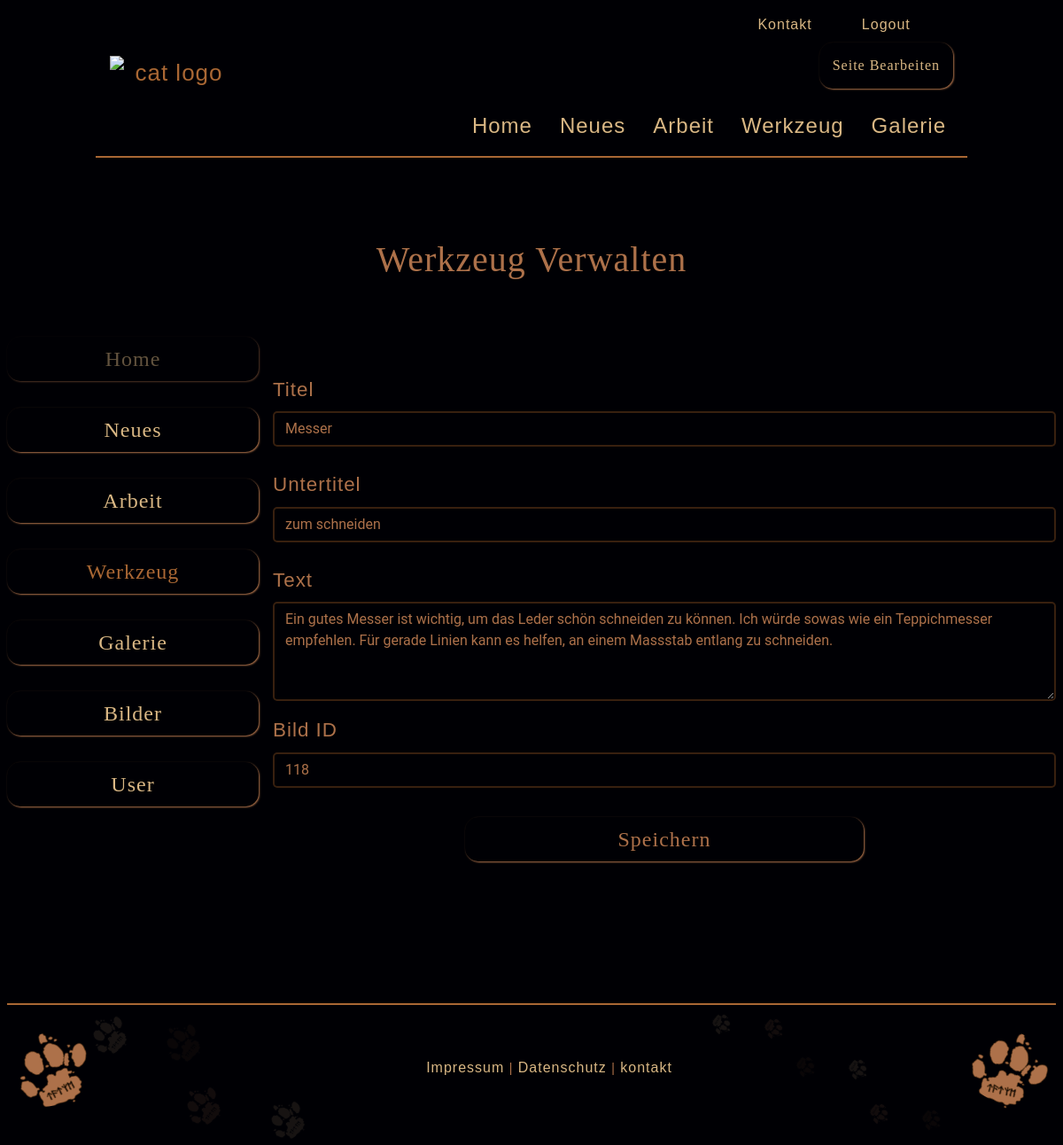
Page /index.php?p=admin&module=tools&action=edit&id=16 (signed in) on the committed database.
### tables this page shows
CREATE TABLE `tools` (
  `id` int(11) NOT NULL,
  `title` varchar(50) NOT NULL,
  `subtitle` varchar(50) NOT NULL,
  `text` varchar(350) NOT NULL,
  `image_id` int(150) NOT NULL DEFAULT 2
);

### web/index.php (called while the page is built, shortened)
<?php
require 'templates/layout.php';

### web/models/tools.php (called while the page is built, shortened)
<?php
function getToolItemById($id){
    global $db_connection;
    try{
        $stmt = $db_connection->prepare("SELECT * FROM tools WHERE id = ?");
        $stmt->bind_param("i", $_id);
        $stmt->execute();
        $result = $stmt->get_result();
        return $result->fetch_assoc();
    }catch(Exception $e){
        return false;
    }
}

### web/controllers/admin/tools.php (called while the page is built, shortened)
<?php
$available_actions = [
    'list',
    'new',
    'create',
    'edit',
    'update',
    'delete'
];
if (isset($_REQUEST['action']) && in_array($_REQUEST['action'], $available_actions)) {
    $action = $_REQUEST['action'];
} else {
}
if (isset($action)){
    switch ($action) {
        case 'edit':
            $pageElement = showUpdateForm($_REQUEST['id']);
            break;
    }
}
function showUpdateForm($id, $errors = [], $values = [])
{
    include('models/tools.php');
    $item = getToolItemById($id);
    return [
        'page' => 'templates/admin/forms/tools.php',
        'action' => 'index.php?p=admin&module=tools&action=update',
        'values' => $values != [] ? $values : $item,
        'errors' => $errors
    ];
}

### web/templates/admin/forms/tools.php (the view, shortened to what this page needs)
<form action="<?php print $pageElement['action'] ?>" method="POST">
    <div class="row">
        <div class="col col-form-label">
            <label class="font_wind" for="title">Titel</label>
            <input
                name="title"
                id="title"
                class="font_not_wind form-control  <?php if(array_key_exists('title', $pageElement['errors'])){ ?> has_error <?php } ?>"
                type="text"
                maxlength="20"
                placeholder="Titel"
                value="<?php print $pageElement['values']['title'] ?? '' ?>">
        </div>
    </div>
    <div class="row">
        <div class="col col-form-label">
            <label class="font_wind" for="subtitle">Untertitel</label>
            <input
                name="subtitle"
                id="subtitle"
                class="font_not_wind form-control  <?php if(array_key_exists('subtitle', $pageElement['errors'])){ ?> has_error <?php } ?>"
                type="text"
                maxlength="20"
                placeholder="Untertitel"
                value="<?php print $pageElement['values']['subtitle'] ?? '' ?>">
        </div>
    </div>
    <div class="row">
        <div class="col col-form-label">
            <label class="font_wind" for="text">Text</label>
            <textarea
                class="font_not_wind form-control  <?php if(array_key_exists('text', $pageElement['errors'])){ ?> has_error <?php } ?>"
                id="text"
                rows="4"
                cols="50"
                type="text"
                maxlength="500"
                name="text"
                placeholder="Text"><?php print $pageElement['values']['text'] ?? '' ?></textarea>
        </div>
    </div>
    <div class="row">
        <div class="col col-form-label">
            <label class="font_wind" for="imgid">Bild ID</label>
            <input
                name="image_id"
                id="imgid"
                class="font_not_wind form-control  <?php if(array_key_exists('image_id', $pageElement['errors'])){ ?> has_error <?php } ?>"
                type="number"
                maxlength="150"
                placeholder="Zahl"
                value="<?php print $pageElement['values']['image_id'] ?? '' ?>">
        </div>
    </div>
    <div class="row justify-content-center">
        <button class="btn_1 btn btn_send">Speichern</button>
    </div>
</form>

### rows in the picture
tools: title "Messer", subtitle "zum schneiden", text "Ein gutes Messer ist wichtig, um das Leder schön schneiden zu können. Ich würde sowas wie ein Teppichmesser empfehlen. Für gerade Linien kann es helfen, an einem Massstab entlang zu schneiden.", image_id "118"

### other values in the picture
$titleBackend "Werkzeug"
